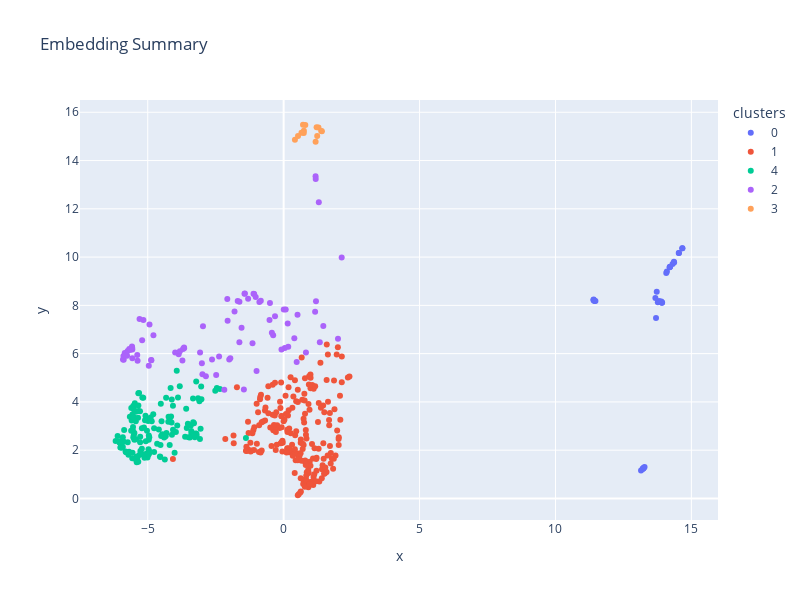

Notebook code for this chart:
### Code cell
df_for_kmeans = data_visualization.get_df_for_plot(low_dim_embeddings_umap, labels, date_labels, k_means.labels_)
filtered_df = data_visualization.filter_df(df_for_kmeans, DAYS)
fig_kmeans, dff = data_visualization.embedding_scatter_plot(filtered_df)
fig_kmeans.show()
